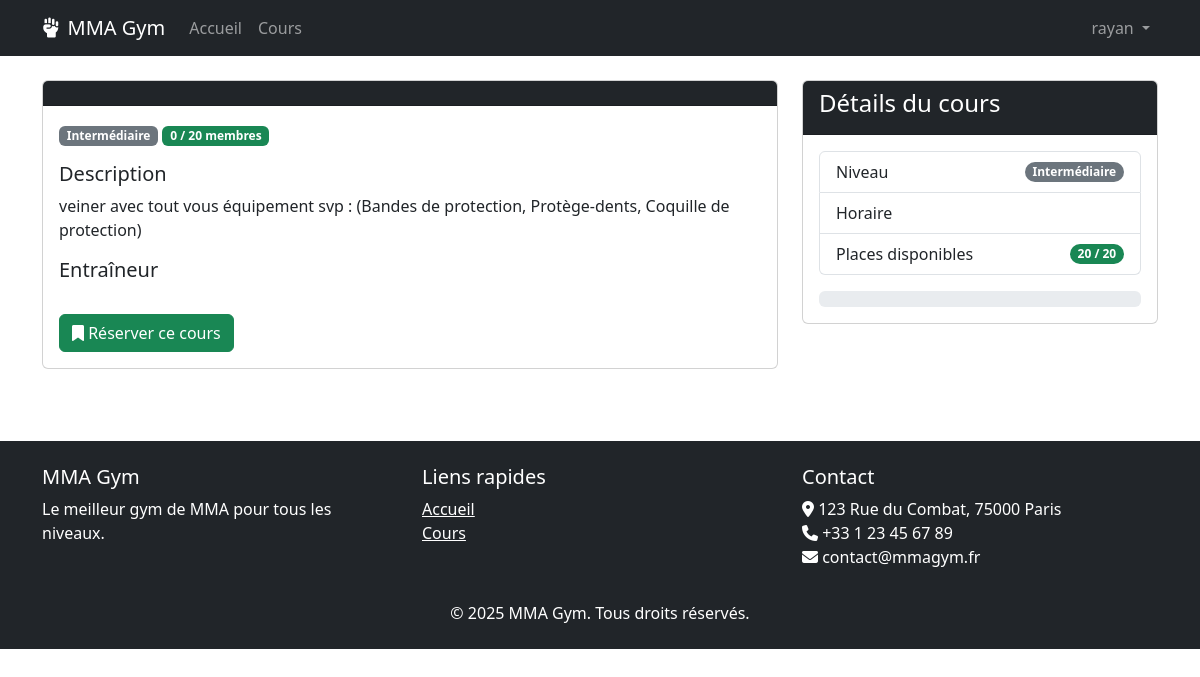
Page /courses/1/ (signed in) on the committed database.
### gym/models.py (models this page shows, shortened)
class Course(models.Model):
    COURSE_TYPES = [
        ('boxing', 'Boxe'),
        ('bjj', 'Jiu-Jitsu Brésilien'),
        ('wrestling', 'Lutte'),
        ('mma', 'MMA'),
        ('thai', 'Boxe Thaï'),
        ('conditioning', 'Préparation Physique'),
    ]
    LEVELS = [
        ('beginner', 'Débutant'),
        ('intermediate', 'Intermédiaire'),
        ('advanced', 'Avancé'),
        ('all', 'Tous niveaux'),
    ]
    title = models.CharField(max_length=100)
    description = models.TextField()
    coach = models.ForeignKey(User, on_delete=models.CASCADE, related_name='courses')
    course_type = models.CharField(max_length=20, choices=COURSE_TYPES)
    level = models.CharField(max_length=20, choices=LEVELS)
    date = models.DateField()
    start_time = models.TimeField()
    end_time = models.TimeField()
    max_participants = models.PositiveIntegerField(default=20)

### gym/views.py (the view, shortened to what this page needs)
# urls.py: path('courses/<int:pk>/', views.CourseDetailView.as_view(), name='course_detail'),
class CourseDetailView(DetailView):
    model = Course
    template_name = 'gym/course_detail.html'
    def get_context_data(self, **kwargs):
        context = super().get_context_data(**kwargs)
        user_has_reservation = False
        reservation = None
        total_spots = self.object.max_participants
        reserved_spots = Reservation.objects.filter(course=self.object).count()
        available_spots = total_spots - reserved_spots
        fill_percentage = int((reserved_spots / total_spots) * 100) if total_spots > 0 else 0
        if self.request.user.is_authenticated:
            try:
                reservation = Reservation.objects.get(
                    user=self.request.user,
                    course=self.object
                )
                user_has_reservation = True
            except Reservation.DoesNotExist:
                user_has_reservation = False
        context['user_has_reservation'] = user_has_reservation
        context['reservation'] = reservation
        context['available_spots'] = available_spots
        context['total_spots'] = total_spots
        context['reserved_spots'] = reserved_spots
        context['fill_percentage'] = fill_percentage
        context['is_full'] = available_spots <= 0
        return context

### templates/gym/course_detail.html (shortened to what this page needs)
{% extends 'base.html' %}
{% block content %}
<div class="row">
    <div class="col-md-8">
        <div class="card mb-4">
            <div class="card-header bg-dark text-white">
            </div>
            <div class="card-body">
                <div class="mb-3">
                    <span class="badge bg-secondary">{{ course.get_level_display }}</span>
                    <span class="badge bg-success">{{ reserved_spots }} / {{ total_spots }} membres</span>
                </div>
                <h5>Description</h5>
                <p>{{ course.description }}</p>
                <h5>Entraîneur</h5>
                {% if user.is_authenticated %}
                    {% if not user_has_reservation and not is_full %}
                        <form method="post" action="{% url 'reserve-course' course.id %}">
                            <button type="submit" class="btn btn-success mt-3">
                                <i class="fas fa-bookmark"></i> Réserver ce cours
                            </button>
                        </form>
                    {% elif is_full %}
                        <div class="alert alert-warning">
                            Ce cours est complet.
                        </div>
                    {% endif %}
                {% else %}
                <div class="alert alert-info">
                    <a href="{% url 'login' %}">Connectez-vous</a> ou <a href="{% url 'register' %}">inscrivez-vous</a> pour vous inscrire à ce cours.
                </div>
                {% endif %}
            </div>
        </div>
    </div>
    <div class="col-md-4">
        <div class="card">
            <div class="card-header bg-dark text-white">
                <h4>Détails du cours</h4>
            </div>
            <div class="card-body">
                <ul class="list-group">
                    <li class="list-group-item d-flex justify-content-between align-items-center">
                        Niveau
                        <span class="badge bg-secondary rounded-pill">{{ course.get_level_display }}</span>
                    </li>
                    <li class="list-group-item d-flex justify-content-between align-items-center">
                        Horaire
                    </li>
                    <li class="list-group-item d-flex justify-content-between align-items-center">
                        Places disponibles
                        <span class="badge {% if available_spots < 3 %}bg-danger{% elif available_spots < 5 %}bg-warning{% else %}bg-success{% endif %} rounded-pill">
                            {{ available_spots }} / {{ total_spots }}
                        </span>
                    </li>
                </ul>
                <div class="progress mt-3">
                </div>
            </div>
        </div>
    </div>
</div>
{% endblock %}

### templates/base.html (shortened to what this page needs)
<!DOCTYPE html>
<html lang="fr">
<head>
    <link href="https://cdn.jsdelivr.net/npm/bootstrap@5.3.0/dist/css/bootstrap.min.css" rel="stylesheet">
    <link rel="stylesheet" href="https://cdnjs.cloudflare.com/ajax/libs/font-awesome/6.4.0/css/all.min.css">
    <link rel="stylesheet" href="/static/css/style.css">
</head>
<body>
    <nav class="navbar navbar-expand-lg navbar-dark bg-dark">
        <div class="container">
            <a class="navbar-brand" href="{% url 'home' %}">
                <i class="fas fa-fist-raised me-2"></i>MMA Gym
            </a>
            <div class="collapse navbar-collapse" id="navbarNav">
                <ul class="navbar-nav me-auto">
                    <li class="nav-item">
                        <a class="nav-link" href="{% url 'home' %}">Accueil</a>
                    </li>
                    <li class="nav-item">
                        <a class="nav-link" href="{% url 'course_list' %}">Cours</a>
                    </li>
                </ul>
                <ul class="navbar-nav">
                    {% if user.is_authenticated %}
                    <li class="nav-item dropdown">
                        <a class="nav-link dropdown-toggle" href="#" id="navbarDropdown" role="button" data-bs-toggle="dropdown">
                            {{ user.username }}
                        </a>
                    </li>
                    {% endif %}
                </ul>
            </div>
        </div>
    </nav>
    <div class="container mt-4">
        {% block content %}{% endblock %}
    </div>
    <footer class="bg-dark text-white py-4 mt-5">
        <div class="container">
            <div class="row">
                <div class="col-md-4">
                    <h5>MMA Gym</h5>
                    <p>Le meilleur gym de MMA pour tous les niveaux.</p>
                </div>
                <div class="col-md-4">
                    <h5>Liens rapides</h5>
                    <ul class="list-unstyled">
                        <li><a href="{% url 'home' %}" class="text-white">Accueil</a></li>
                        <li><a href="{% url 'course_list' %}" class="text-white">Cours</a></li>
                    </ul>
                </div>
                <div class="col-md-4">
                    <h5>Contact</h5>
                    <address>
                        <i class="fas fa-map-marker-alt"></i> 123 Rue du Combat, 75000 Paris<br>
                        <i class="fas fa-phone"></i> +33 1 23 45 67 89<br>
                        <i class="fas fa-envelope"></i> contact@mmagym.fr
                    </address>
                </div>
            </div>
            <div class="row mt-3">
                <div class="col text-center">
                    <p class="mb-0">&copy; {% now 'Y' %} MMA Gym. Tous droits réservés.</p>
                </div>
            </div>
        </div>
    </footer>
</body>
</html>

### rows in the picture
Course: level "Intermédiaire", description "veiner avec tout vous équipement svp : (Bandes de protection, Protège-dents, Coquille de protection)"

### other values in the picture
{{ user.username }} "rayan"
{{ reserved_spots }} "0"
{{ total_spots }} "20"
{{ available_spots }} "20"
